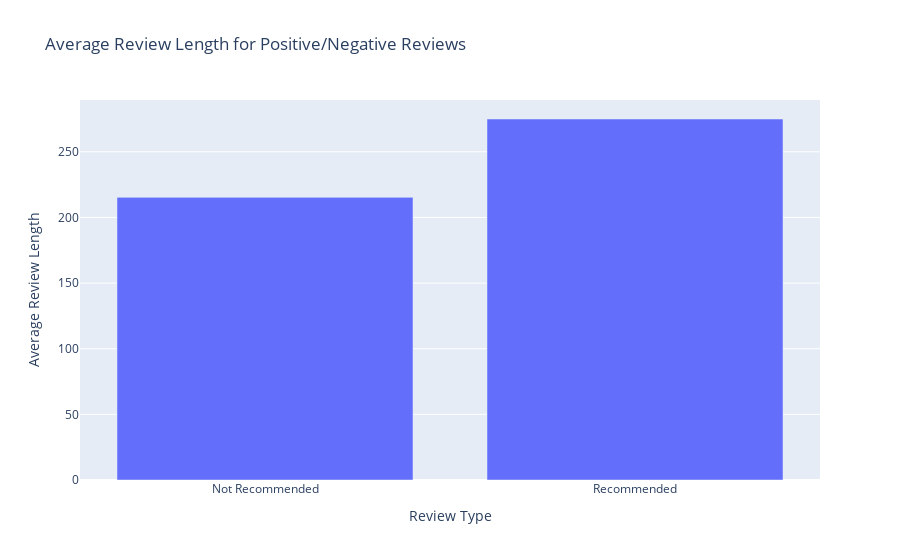

Source (notebook cell):
### Markdown cell above
**Q : Average Review Length for positive/negative reviews**

### Code cell
df_filtered = df.groupby('Review')['ReviewLength'].mean().reset_index()
fig = px.bar(data_frame=df_filtered, y='ReviewLength', x='Review', title='Average Review Length for Positive/Negative Reviews')
fig.update_xaxes(title_text="Review Type")
fig.update_yaxes(title_text="Average Review Length")
fig.show();

### Figure 1 — Plotly figure (JSON) as saved in the notebook; plotly's stock layout.template omitted (floating-point values rounded to 4 significant figures)
{"data": [{"alignmentgroup": "True", "hovertemplate": "Review=%{x}<br>ReviewLength=%{y}<extra></extra>", "legendgroup": "", "marker": {"color": "#636efa", "pattern": {"shape": ""}}, "name": "", "offsetgroup": "", "orientation": "v", "showlegend": false, "textposition": "auto", "type": "bar", "x": ["Not Recommended", "Recommended"], "xaxis": "x", "y": [215.3, 275.0], "yaxis": "y"}], "layout": {"barmode": "relative", "legend": {"tracegroupgap": 0}, "title": {"text": "Average Review Length for Positive/Negative Reviews"}, "xaxis": {"anchor": "y", "domain": [0, 1], "title": {"text": "Review Type"}}, "yaxis": {"anchor": "x", "domain": [0, 1], "title": {"text": "Average Review Length"}}}}
